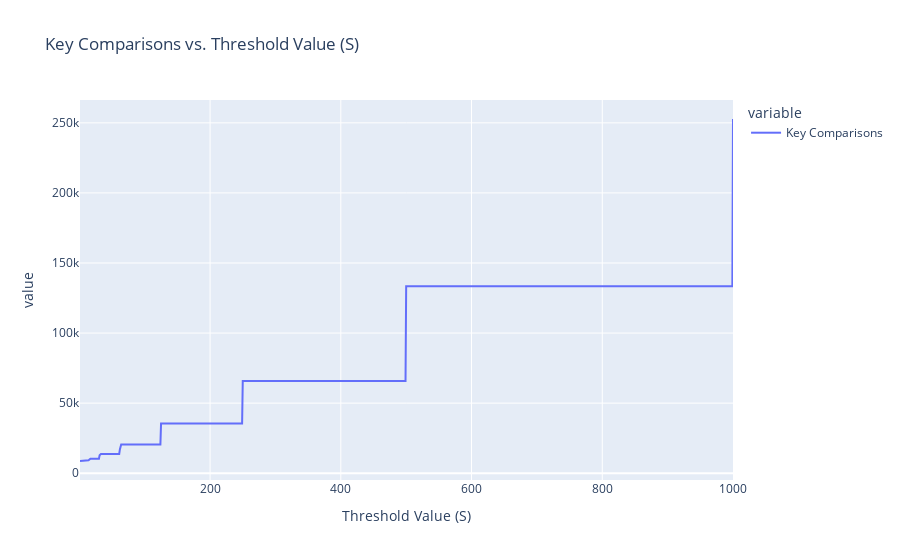

Notebook cell for this chart:
### Code cell
fig = px.line(df, x='S', y=['Key Comparisons'], title='Key Comparisons vs. Threshold Value (S)',
              labels={'S': 'Threshold Value (S)', 'Key Comparisons': 'Number of Key Comparisons'})
fig.show()

### Figure 1 — Plotly figure (JSON) as saved in the notebook; plotly's stock layout.template omitted (floating-point values rounded to 4 significant figures; data arrays with more than 128 entries replaced by an {"elided": "..."} marker saying what was removed)
{"data": [{"hovertemplate": "variable=Key Comparisons<br>Threshold Value (S)=%{x}<br>value=%{y}<extra></extra>", "legendgroup": "Key Comparisons", "line": {"color": "#636efa", "dash": "solid"}, "marker": {"symbol": "circle"}, "mode": "lines", "name": "Key Comparisons", "orientation": "v", "showlegend": true, "type": "scatter", "x": {"elided": "1000 int values"}, "xaxis": "x", "y": {"elided": "1000 int values"}, "yaxis": "y"}], "layout": {"legend": {"title": {"text": "variable"}, "tracegroupgap": 0}, "title": {"text": "Key Comparisons vs. Threshold Value (S)"}, "xaxis": {"anchor": "y", "domain": [0, 1], "title": {"text": "Threshold Value (S)"}}, "yaxis": {"anchor": "x", "domain": [0, 1], "title": {"text": "value"}}}}
